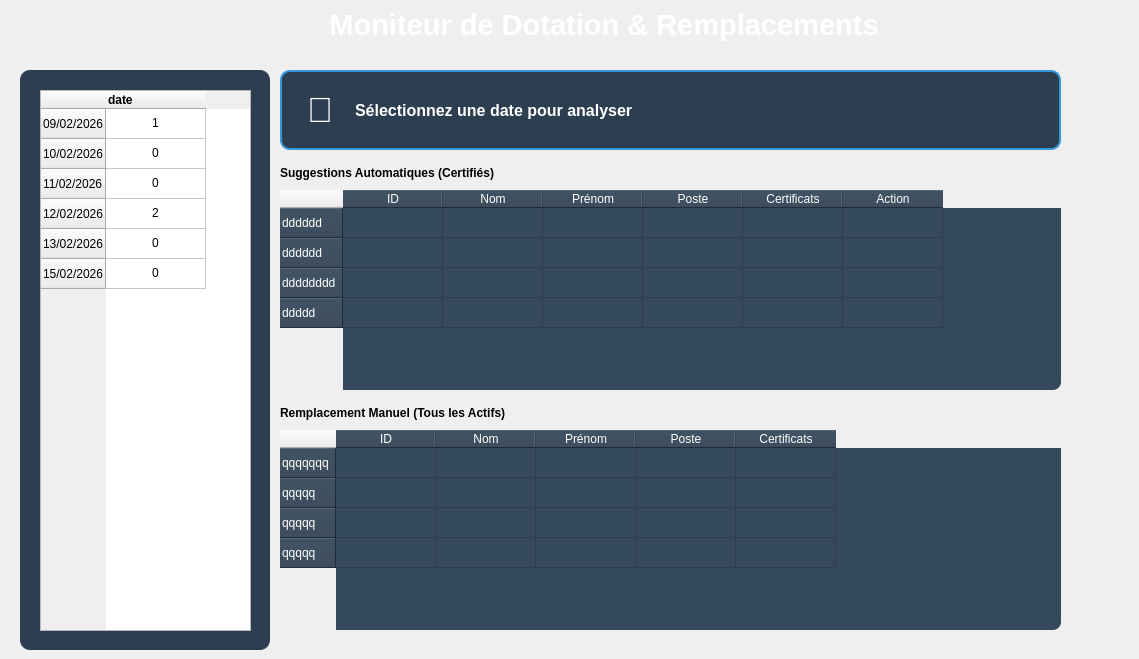
              <widget class="QWidget" name="subPageEmpl5">
               <widget class="QLabel" name="lblAdvancedMetierTitle">
                <property name="geometry">
                 <rect>
                  <x>70</x>
                  <y>0</y>
                  <width>1060</width>
                  <height>50</height>
                 </rect>
                </property>
                <property name="font">
                 <font>
                  <family>Segoe UI</family>
                  <pointsize>22</pointsize>
                  <bold>true</bold>
                 </font>
                </property>
                <property name="styleSheet">
                 <string notr="true">color: #1a3a52; background-color: transparent;
color: rgb(255, 255, 255);
background-image: url(:/new/prefix1/15.jpg);</string>
                </property>
                <property name="text">
                 <string> Moniteur de Dotation &amp; Remplacements</string>
                </property>
                <property name="alignment">
                 <set>Qt::AlignmentFlag::AlignCenter</set>
                </property>
               </widget>
               <widget class="QListWidget" name="listRoles">
                <property name="geometry">
                 <rect>
                  <x>20</x>
                  <y>70</y>
                  <width>250</width>
                  <height>580</height>
                 </rect>
                </property>
                <property name="styleSheet">
                 <string notr="true">QListWidget {
    background-color: #2c3e50;
    color: white;
    border-radius: 10px;
    padding: 5px;
}
QListWidget::item {
    height: 40px;
    border-bottom: 1px solid #34495e;
}
QListWidget::item:selected {
    background-color: #3498db;
    border-radius: 5px;
}</string>
                </property>
               </widget>
               <widget class="QFrame" name="frameRoleDetail">
                <property name="geometry">
                 <rect>
                  <x>280</x>
                  <y>70</y>
                  <width>781</width>
                  <height>580</height>
                 </rect>
                </property>
                <widget class="QFrame" name="frameRoleStatus">
                 <property name="geometry">
                  <rect>
                   <x>0</x>
                   <y>0</y>
                   <width>781</width>
                   <height>80</height>
                  </rect>
                 </property>
                 <property name="styleSheet">
                  <string notr="true">QFrame { background-color: #2c3e50; border-radius: 10px; border: 2px solid #3498db; }
QLabel { color: white; border: none; }</string>
                 </property>
                 <widget class="QLabel" name="lblRoleStatusIcon">
                  <property name="geometry">
                   <rect>
                    <x>15</x>
                    <y>15</y>
                    <width>50</width>
                    <height>50</height>
                   </rect>
                  </property>
                  <property name="font">
                   <font>
                    <pointsize>26</pointsize>
                    <bold>true</bold>
                   </font>
                  </property>
                  <property name="text">
                   <string>🚨</string>
                  </property>
                  <property name="alignment">
                   <set>Qt::AlignmentFlag::AlignCenter</set>
                  </property>
                 </widget>
                 <widget class="QLabel" name="lblRoleStatusText">
                  <property name="geometry">
                   <rect>
                    <x>75</x>
                    <y>15</y>
                    <width>680</width>
                    <height>50</height>
                   </rect>
                  </property>
                  <property name="font">
                   <font>
                    <pointsize>12</pointsize>
                    <bold>true</bold>
                   </font>
                  </property>
                  <property name="text">
                   <string>Sélectionnez une date pour analyser </string>
                  </property>
                 </widget>
                </widget>
                <widget class="QLabel" name="lblAutoTitle">
                 <property name="geometry">
                  <rect>
                   <x>0</x>
                   <y>90</y>
                   <width>300</width>
                   <height>25</height>
                  </rect>
                 </property>
                 <property name="font">
                  <font>
                   <bold>true</bold>
                  </font>
                 </property>
                 <property name="styleSheet">
                  <string notr="true">color: rgb(0, 0, 0);</string>
                 </property>
                 <property name="text">
                  <string>Suggestions Automatiques (Certifiés)</string>
                 </property>
                </widget>
                <widget class="QTableWidget" name="tableRoleAutoSuggestions">
                 <property name="geometry">
                  <rect>
                   <x>0</x>
                   <y>120</y>
                   <width>781</width>
                   <height>200</height>
                  </rect>
                 </property>
                 <property name="styleSheet">
                  <string notr="true">QTableWidget { background-color: #34495e; color: white; border-radius: 8px; }
QHeaderView::section { background-color: #2c3e50; color: white; }</string>
                 </property>
                 <row>
                  <property name="text">
                   <string>dddddd</string>
                  </property>
                 </row>
                 <row>
                  <property name="text">
                   <string>dddddd</string>
                  </property>
                 </row>
                 <row>
                  <property name="text">
                   <string>dddddddd</string>
                  </property>
                 </row>
                 <row>
                  <property name="text">
                   <string>ddddd</string>
                  </property>
                 </row>
                 <column>
                  <property name="text">
                   <string>ID</string>
                  </property>
                 </column>
                 <column>
                  <property name="text">
                   <string>Nom</string>
                  </property>
                 </column>
                 <column>
                  <property name="text">
                   <string>Prénom</string>
                  </property>
                 </column>
                 <column>
                  <property name="text">
                   <string>Poste</string>
                  </property>
                 </column>
                 <column>
                  <property name="text">
                   <string>Certificats</string>
                  </property>
                 </column>
                 <column>
                  <property name="text">
                   <string>Action</string>
                  </property>
                 </column>
                </widget>
                <widget class="QLabel" name="lblManualTitle">
                 <property name="geometry">
                  <rect>
                   <x>0</x>
                   <y>330</y>
                   <width>300</width>
                   <height>25</height>
                  </rect>
                 </property>
                 <property name="font">
                  <font>
                   <bold>true</bold>
                  </font>
                 </property>
                 <property name="styleSheet">
                  <string notr="true">color: rgb(0, 0, 0);</string>
                 </property>
                 <property name="text">
                  <string>Remplacement Manuel (Tous les Actifs)</string>
                 </property>
                </widget>
                <widget class="QTableWidget" name="tableRoleManualSelection">
                 <property name="geometry">
                  <rect>
                   <x>0</x>
                   <y>360</y>
                   <width>781</width>
                   <height>200</height>
                  </rect>
                 </property>
                 <property name="styleSheet">
                  <string notr="true">QTableWidget { background-color: #34495e; color: white; border-radius: 8px; }
QHeaderView::section { background-color: #2c3e50; color: white; }</string>
                 </property>
                 <row>
                  <property name="text">
                   <string>qqqqqqq</string>
                  </property>
                 </row>
                 <row>
                  <property name="text">
                   <string>qqqqq</string>
                  </property>
                 </row>
                 <row>
                  <property name="text">
                   <string>qqqqq</string>
                  </property>
                 </row>
                 <row>
                  <property name="text">
                   <string>qqqqq</string>
                  </property>
                 </row>
                 <column>
                  <property name="text">
                   <string>ID</string>
                  </property>
                 </column>
                 <column>
                  <property name="text">
                   <string>Nom</string>
                  </property>
                 </column>
                 <column>
                  <property name="text">
                   <string>Prénom</string>
                  </property>
                 </column>
                 <column>
                  <property name="text">
                   <string>Poste</string>
                  </property>
                 </column>
                 <column>
                  <property name="text">
                   <string>Certificats</string>
                  </property>
                 </column>
                </widget>
               </widget>
               <widget class="QTableWidget" name="tableWidget">
                <property name="geometry">
                 <rect>
                  <x>40</x>
                  <y>90</y>
                  <width>211</width>
                  <height>541</height>
                 </rect>
                </property>
                <row>
                 <property name="text">
                  <string>09/02/2026</string>
                 </property>
                </row>
                <row>
                 <property name="text">
                  <string>10/02/2026</string>
                 </property>
                </row>
                <row>
                 <property name="text">
                  <string>11/02/2026</string>
                 </property>
                </row>
                <row>
                 <property name="text">
                  <string>12/02/2026</string>
                 </property>
                </row>
                <row>
                 <property name="text">
                  <string>13/02/2026</string>
                 </property>
                </row>
                <row>
                 <property name="text">
                  <string>15/02/2026</string>
                 </property>
                </row>
                <column>
                 <property name="text">
                  <string>date</string>
                 </property>
                 <property name="font">
                  <font>
                   <bold>true</bold>
                  </font>
                 </property>
                 <property name="textAlignment">
                  <set>AlignLeading|AlignVCenter</set>
                 </property>
                </column>
                <item row="0" column="0">
                 <property name="text">
                  <string>1</string>
                 </property>
                 <property name="textAlignment">
                  <set>AlignCenter</set>
                 </property>
                </item>
                <item row="1" column="0">
                 <property name="text">
                  <string>0</string>
                 </property>
                 <property name="textAlignment">
                  <set>AlignCenter</set>
                 </property>
                </item>
                <item row="2" column="0">
                 <property name="text">
                  <string>0</string>
                 </property>
                 <property name="textAlignment">
                  <set>AlignCenter</set>
                 </property>
                </item>
                <item row="3" column="0">
                 <property name="text">
                  <string>2</string>
                 </property>
                 <property name="textAlignment">
                  <set>AlignCenter</set>
                 </property>
                </item>
                <item row="4" column="0">
                 <property name="text">
                  <string>0</string>
                 </property>
                 <property name="textAlignment">
                  <set>AlignCenter</set>
                 </property>
                </item>
                <item row="5" column="0">
                 <property name="text">
                  <string>0</string>
                 </property>
                 <property name="textAlignment">
                  <set>AlignCenter</set>
                 </property>
                </item>
               </widget>
              </widget>
